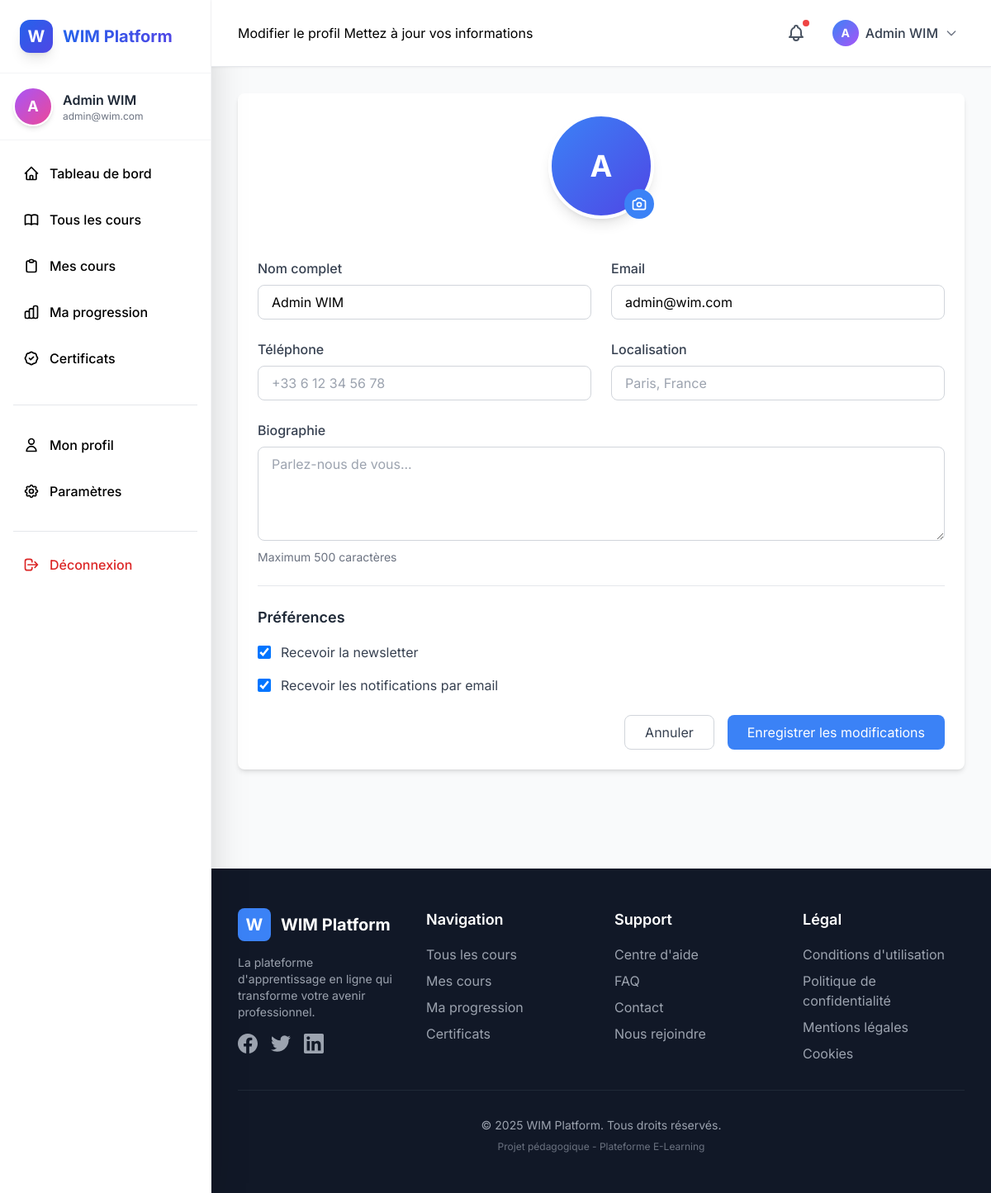
/users/profile/edit/ (signed in), run on the app's committed database.
### apps/users/models.py (models this page shows, shortened)
class User(AbstractUser):
    username = None
    email = models.EmailField('adresse email', unique=True)
    name = models.CharField('nom complet', max_length=150, blank=True)
    bio = models.TextField('biographie', max_length=500, blank=True)
    avatar = models.ImageField(upload_to='avatars/', blank=True, null=True)
    phone = models.CharField('téléphone', max_length=20, blank=True)
    location = models.CharField('localisation', max_length=100, blank=True)
    newsletter_subscribed = models.BooleanField('newsletter', default=True)
    email_notifications = models.BooleanField('notifications', default=True)
    is_instructor = models.BooleanField('instructeur', default=False)
    groups = models.ManyToManyField(
        'auth.Group',
        verbose_name='groups',
        blank=True,
        related_name='custom_users',
        related_query_name='custom_user',
    )
    user_permissions = models.ManyToManyField(
        'auth.Permission',
        verbose_name='user permissions',
        blank=True,
        related_name='custom_users',
        related_query_name='custom_user',
    )
    objects = UserManager()
    USERNAME_FIELD = 'email'
    REQUIRED_FIELDS = ['name']
    class Meta:
        verbose_name = 'utilisateur'
        verbose_name_plural = 'utilisateurs'
        ordering = ['-date_joined']

### apps/users/views.py (the view, shortened to what this page needs)
# urls.py: path('profile/edit/', views.EditProfileView.as_view(), name='edit_profile'),
class EditProfileView(LoginRequiredMixin, UpdateView):
    model = User
    template_name = 'users/edit_profile.html'
    fields = ['name', 'email', 'bio', 'avatar', 'phone', 'location']
    success_url = reverse_lazy('users:settings')
    def get_object(self):
        return self.request.user

### templates/users/edit_profile.html (shortened to what this page needs)
{% extends 'base.html' %}
{% load static %}
{% block page_title %}Modifier le profil{% endblock %}
{% block page_subtitle %}Mettez à jour vos informations{% endblock %}
{% block content %}
<div class="max-w-4xl mx-auto">
    <div class="bg-white rounded-lg shadow-md p-6 mb-6">
        <form method="POST" enctype="multipart/form-data">
            <div class="mb-8 text-center">
                <div class="inline-block relative">
                    {% if user.avatar %}
                        <img src="{{ user.avatar.url }}" alt="{{ user.name }}" class="w-32 h-32 rounded-full mx-auto mb-4 border-4 border-blue-500">
                    {% else %}
                        <div class="w-32 h-32 rounded-full mx-auto mb-4 bg-gradient-to-br from-blue-500 to-indigo-600 flex items-center justify-center border-4 border-white shadow-lg">
                            <span class="text-white text-4xl font-bold">{{ user.name|first }}</span>
                        </div>
                    {% endif %}
                    <label for="avatar-upload" class="absolute bottom-4 right-0 bg-blue-500 text-white rounded-full p-2 cursor-pointer hover:bg-blue-600">
                    </label>
                </div>
            </div>
            <div class="grid grid-cols-1 md:grid-cols-2 gap-6 mb-6">
                <div>
                    <label for="name" class="block text-gray-700 font-medium mb-2">Nom complet</label>
                    <input
                        type="text"
                        id="name"
                        name="name"
                        value="{{ user.name }}"
                        class="w-full px-4 py-2 border border-gray-300 rounded-lg focus:ring-2 focus:ring-blue-500"
                    >
                </div>
                <div>
                    <label for="email" class="block text-gray-700 font-medium mb-2">Email</label>
                    <input
                        type="email"
                        id="email"
                        name="email"
                        value="{{ user.email }}"
                        class="w-full px-4 py-2 border border-gray-300 rounded-lg focus:ring-2 focus:ring-blue-500"
                    >
                </div>
            </div>
            <div class="grid grid-cols-1 md:grid-cols-2 gap-6 mb-6">
                <div>
                    <label for="phone" class="block text-gray-700 font-medium mb-2">Téléphone</label>
                    <input
                        type="tel"
                        id="phone"
                        name="phone"
                        value="{{ user.phone }}"
                        class="w-full px-4 py-2 border border-gray-300 rounded-lg focus:ring-2 focus:ring-blue-500"
                        placeholder="+33 6 12 34 56 78"
                    >
                </div>
                <div>
                    <label for="location" class="block text-gray-700 font-medium mb-2">Localisation</label>
                    <input
                        type="text"
                        id="location"
                        name="location"
                        value="{{ user.location }}"
                        class="w-full px-4 py-2 border border-gray-300 rounded-lg focus:ring-2 focus:ring-blue-500"
                        placeholder="Paris, France"
                    >
                </div>
            </div>
            <div class="mb-6">
                <label for="bio" class="block text-gray-700 font-medium mb-2">Biographie</label>
                <textarea
                    id="bio"
                    name="bio"
                    rows="4"
                    class="w-full px-4 py-2 border border-gray-300 rounded-lg focus:ring-2 focus:ring-blue-500"
                    placeholder="Parlez-nous de vous..."
                >{{ user.bio }}</textarea>
                <p class="text-sm text-gray-500 mt-1">Maximum 500 caractères</p>
            </div>
            <div class="border-t pt-6 mb-6">
                <h3 class="text-lg font-semibold text-gray-800 mb-4">Préférences</h3>
                <div class="space-y-4">
                    <label class="flex items-center">
                        <input type="checkbox" name="newsletter_subscribed" {% if user.newsletter_subscribed %}checked{% endif %} class="w-4 h-4 text-blue-600 border-gray-300 rounded focus:ring-blue-500">
                        <span class="ml-3 text-gray-700">Recevoir la newsletter</span>
                    </label>
                    <label class="flex items-center">
                        <input type="checkbox" name="email_notifications" {% if user.email_notifications %}checked{% endif %} class="w-4 h-4 text-blue-600 border-gray-300 rounded focus:ring-blue-500">
                        <span class="ml-3 text-gray-700">Recevoir les notifications par email</span>
                    </label>
                </div>
            </div>
            <div class="flex justify-end gap-4">
                <a href="{% url 'users:profile' user.pk %}"
                   class="px-6 py-2 border border-gray-300 text-gray-700 rounded-lg hover:bg-gray-50 transition">
                    Annuler
                </a>
                <button type="submit"
                        class="px-6 py-2 bg-blue-500 text-white rounded-lg hover:bg-blue-600 transition">
                    Enregistrer les modifications
                </button>
            </div>
        </form>
    </div>
</div>
{% endblock %}

### templates/base.html (shortened to what this page needs)
{% load static %}
<!DOCTYPE html>
<html lang="fr">
<head>
    <script src="https://cdn.tailwindcss.com"></script>
</head>
<body class="bg-gray-50 antialiased">
    <div class="flex min-h-screen">
        {% if user.is_authenticated %}
        <aside class="w-64 bg-white shadow-2xl fixed h-screen overflow-y-auto border-r border-gray-100 z-10">
            <div class="p-6 border-b border-gray-100">
                <a href="{% url 'dashboard:index' %}" class="flex items-center space-x-3 group">
                    <div class="w-10 h-10 bg-gradient-to-br from-blue-600 to-indigo-600 rounded-xl flex items-center justify-center shadow-lg group-hover:shadow-xl transition-all">
                        <span class="text-white font-bold text-xl">W</span>
                    </div>
                    <span class="text-xl font-bold bg-gradient-to-r from-blue-600 to-indigo-600 bg-clip-text text-transparent">
                    </span>
                </a>
            </div>
            <div class="p-4 border-b border-gray-100">
                <div class="flex items-center space-x-3">
                    {% if user.avatar %}
                        <img src="{{ user.avatar.url }}" alt="{{ user.name }}" class="w-12 h-12 rounded-full border-2 border-blue-200">
                    {% else %}
                        <div class="w-12 h-12 bg-gradient-to-br from-purple-500 to-pink-500 rounded-full flex items-center justify-center border-2 border-white shadow-md">
                            <span class="text-white text-lg font-bold">{{ user.name|first }}</span>
                        </div>
                    {% endif %}
                    <div class="flex-1 min-w-0">
                        <p class="font-semibold text-gray-800 truncate">{{ user.name|truncatechars:15 }}</p>
                        <p class="text-xs text-gray-500 truncate">{{ user.email|truncatechars:20 }}</p>
                    </div>
                </div>
            </div>
            <nav class="p-4">
                <ul class="space-y-2">
                    <li>
                        <a href="{% url 'dashboard:index' %}" class="sidebar-item flex items-center space-x-3 p-3 rounded-xl ">
                            <svg class="w-5 h-5" fill="none" stroke="currentColor" viewBox="0 0 24 24">
                                <path stroke-linecap="round" stroke-linejoin="round" stroke-width="2" d="M3 12l2-2m0 0l7-7 7 7M5 10v10a1 1 0 001 1h3m10-11l2 2m-2-2v10a1 1 0 01-1 1h-3m-6 0a1 1 0 001-1v-4a1 1 0 011-1h2a1 1 0 011 1v4a1 1 0 001 1m-6 0h6"></path>
                            </svg>
                            <span class="font-medium">Tableau de bord</span>
                        </a>
                    </li>
                    <li>
                        <a href="{% url 'courses:list' %}" class="sidebar-item flex items-center space-x-3 p-3 rounded-xl {% if request.resolver_match.namespace == 'courses' %}active{% endif %}">
                            <span class="font-medium">Tous les cours</span>
                        </a>
                    </li>
                    <li>
                        <a href="{% url 'enrollments:my-courses' %}" class="sidebar-item flex items-center space-x-3 p-3 rounded-xl {% if request.resolver_match.namespace == 'enrollments' %}active{% endif %}">
                            <svg class="w-5 h-5" fill="none" stroke="currentColor" viewBox="0 0 24 24">
                                <path stroke-linecap="round" stroke-linejoin="round" stroke-width="2" d="M9 5H7a2 2 0 00-2 2v12a2 2 0 002 2h10a2 2 0 002-2V7a2 2 0 00-2-2h-2M9 5a2 2 0 002 2h2a2 2 0 002-2M9 5a2 2 0 012-2h2a2 2 0 012 2"></path>
                            </svg>
                            <span class="font-medium">Mes cours</span>
                        </a>
                    </li>
                    <li>
                        <a href="{% url 'progress:overview' %}" class="sidebar-item flex items-center space-x-3 p-3 rounded-xl {% if request.resolver_match.namespace == 'progress' %}active{% endif %}">
                            <span class="font-medium">Ma progression</span>
                        </a>
                    </li>
                    <li>
                        <a href="{% url 'certificates:gallery' %}" class="sidebar-item flex items-center space-x-3 p-3 rounded-xl {% if request.resolver_match.namespace == 'certificates' %}active{% endif %}">
                            <span class="font-medium">Certificats</span>
                        </a>
                    </li>
                </ul>
                <div class="mt-8 pt-6 border-t border-gray-200">
                    <ul class="space-y-2">
                        <li>
                            <a href="{% url 'users:profile' user.pk %}" class="sidebar-item flex items-center space-x-3 p-3 rounded-xl">
                                <svg class="w-5 h-5" fill="none" stroke="currentColor" viewBox="0 0 24 24">
                                    <path stroke-linecap="round" stroke-linejoin="round" stroke-width="2" d="M16 7a4 4 0 11-8 0 4 4 0 018 0zM12 14a7 7 0 00-7 7h14a7 7 0 00-7-7z"></path>
                                </svg>
                                <span class="font-medium">Mon profil</span>
                            </a>
                        </li>
                        <li>
                            <a href="{% url 'users:settings' %}" class="sidebar-item flex items-center space-x-3 p-3 rounded-xl">
                                <span class="font-medium">Paramètres</span>
                            </a>
                        </li>
                    </ul>
                </div>
                <div class="mt-6 pt-4 border-t border-gray-200">
                    <a href="{% url 'authentication:logout' %}" class="sidebar-item flex items-center space-x-3 p-3 rounded-xl text-red-600 hover:bg-red-50">
                        <svg class="w-5 h-5" fill="none" stroke="currentColor" viewBox="0 0 24 24">
                            <path stroke-linecap="round" stroke-linejoin="round" stroke-width="2" d="M17 16l4-4m0 0l-4-4m4 4H7m6 4v1a3 3 0 01-3 3H6a3 3 0 01-3-3V7a3 3 0 013-3h4a3 3 0 013 3v1"></path>
                        </svg>
                        <span class="font-medium">Déconnexion</span>
                    </a>
                </div>
            </nav>
        </aside>
        {% endif %}
        <div class="flex-1 {% if user.is_authenticated %}ml-64{% endif %}">
            {% if user.is_authenticated %}
            <header class="bg-white shadow-sm border-b sticky top-0 z-10">
                <div class="px-8 py-4">
                    <div class="flex items-center justify-between">
                        <div>
                            {% block page_title %}{% endblock %}
                            {% block page_subtitle %}{% endblock %}
                        </div>
                        <div class="flex items-center space-x-4">
                            <button class="relative p-2 text-gray-600 hover:bg-gray-100 rounded-lg transition-colors">
                                <span class="absolute top-1 right-1 w-2 h-2 bg-red-500 rounded-full"></span>
                            </button>
                            <div class="relative">
                                <button onclick="toggleUserMenu()" class="flex items-center space-x-2 p-2 rounded-lg hover:bg-gray-100 transition-all">
                                    {% if user.avatar %}
                                        <img src="{{ user.avatar.url }}" alt="{{ user.name }}" class="w-8 h-8 rounded-full">
                                    {% else %}
                                        <div class="w-8 h-8 bg-gradient-to-br from-blue-500 to-purple-500 rounded-full flex items-center justify-center">
                                            <span class="text-white text-sm font-bold">{{ user.name|first }}</span>
                                        </div>
                                    {% endif %}
                                    <span class="text-gray-700 font-medium">{{ user.name|truncatechars:12 }}</span>
                                    <svg class="w-4 h-4 text-gray-500" fill="none" stroke="currentColor" viewBox="0 0 24 24">
                                        <path stroke-linecap="round" stroke-linejoin="round" stroke-width="2" d="M19 9l-7 7-7-7"></path>
                                    </svg>
                                </button>
                            </div>
                        </div>
                    </div>
                </div>
            </header>
            {% endif %}
            <main class="p-8 animate-fade-in-up">
                {% block content %}{% endblock %}
            </main>
            {% include 'partials/footer.html' %}
        </div>
    </div>
</body>
</html>

### templates/base.html (style rules this page uses)
body { font-family: 'Inter', sans-serif; }
:root { --primary-blue: #2563EB; --primary-dark: #1E40AF; --primary-light: #60A5FA; --success: #10B981; --warning: #F59E0B; --danger: #EF4444; --info: #3B82F6; }
.sidebar-item { transition: all 0.3s cubic-bezier(0.4, 0, 0.2, 1); }
.animate-fade-in-up { animation: fadeInUp 0.6s ease-out; }

### data on the page
User: name|first "A", name "Admin WIM", email "admin@wim.com", newsletter_subscribed "☑", email_notifications "☑"

### other printed values
{{ current_year|default:"2025" }} "2025"
